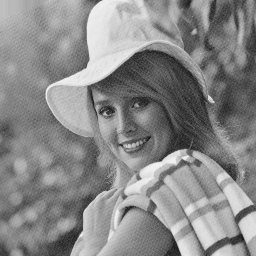
%> input picture archive/myresearch/udb_matlab_code/test_images/g256_005/elaine.pgm, 256 x 256 px
$ octave modelD_mulitple_img.m   (GNU Octave 9; MATLAB toolbox functions it lacks are replaced by stand-ins)
%> lines starting %> are read from the running program, lines starting %| are printed output that depends on the picture
%% Experiment1
% In this experiment we evaluate the performance of SARA for spread
% spectrum acquisition. We use a 256x256 version of Lena as a test image.
% Number of measurements is M = 0.2N and input SNR is set to 30 dB. These
% parameters can be changed by modifying the variables p (for the
% undersampling ratio) and input_snr (for the input SNR).


%% Clear workspace

clc
close all
clear all
clear;


%% Define paths

addpath misc/
addpath prox_operators/
addpath test_images/


%% Read image

imagename1 = 'elaine.pgm';
imagename2 = 'astro1.pgm';
imagename3 = 'nat3.pgm';
imagename4 = 'indor1.pgm';

% Load image
im1 = im2double(imread(imagename1));
%> im1: size 256x256 double; min 0.0627, max 0.949, mean 0.535
im2 = im2double(imread(imagename2));
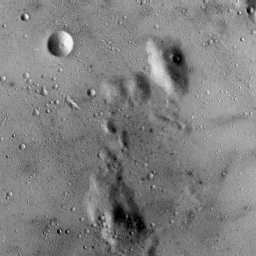
%> input picture archive/myresearch/udb_matlab_code/test_images/g256_001/astro1.pgm, 256 x 256 px
%> im2: size 256x256 double; min 0, max 0.976, mean 0.501
im3 = im2double(imread(imagename3));
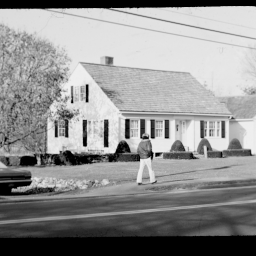
%> input picture archive/myresearch/udb_matlab_code/test_images/g256_003/nat3.pgm, 256 x 256 px
%> im3: size 256x256 double; min 0, max 0.941, mean 0.565
im4 = im2double(imread(imagename4));
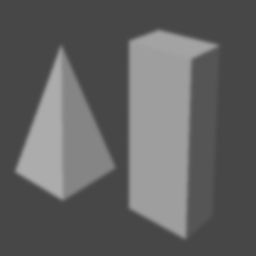
%> input picture archive/myresearch/udb_matlab_code/test_images/g256_002/indor1.pgm, 256 x 256 px
%> im4: size 256x256 double; min 0.275, max 0.675, mean 0.382

% Normalise
im1 = im1/max(max(im1));
im2 = im2/max(max(im2));
im3 = im3/max(max(im3));
im4 = im4/max(max(im4));
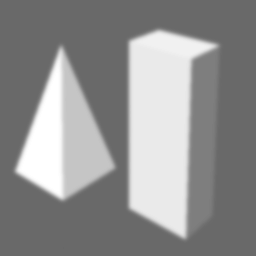
%> im4: size 256x256 double; min 0.407, max 1, mean 0.566

% Enforce positivity
im1(im1<0) = 0;
im2(im2<0) = 0;
im3(im3<0) = 0;
im4(im4<0) = 0;
im=[im1,im2;im3,im4];
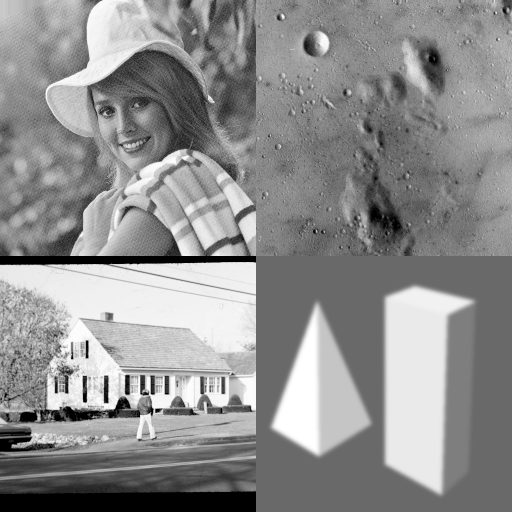
%> im: size 512x512 double; min 0, max 1, mean 0.561

img=zeros(256,256,4);

img(:,:,1)=im1;
img(:,:,2)=im2;
img(:,:,3)=im3;
img(:,:,4)=im4;
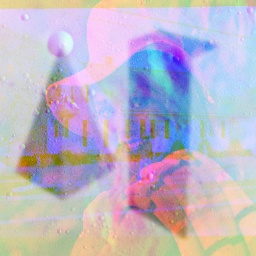
%> img: size 256x256x4 double; mean R, G, B, A 0.564, 0.513, 0.6, 0.566; transparent parts drawn white

%% Parameters

input_snr = 30; % Noise level (on the measurements)

%% Sparsity operators

%Wavelet decomposition depth
nlevel=4;
for i=1:4
dwtmode('per');
[C(i,:),S(:,:,i)]=wavedec2(img(:,:,i),nlevel,'db8');
ncoef(i)=length(C(i,:));
[C1(i,:),S1(:,:,i)]=wavedec2(img(:,:,i),nlevel,'db1');
ncoef1(i)=length(C1(i,:));
[C2(i,:),S2(:,:,i)]=wavedec2(img(:,:,i),nlevel,'db2');
ncoef2(i)=length(C2(i,:));
[C3(i,:),S3(:,:,i)]=wavedec2(img(:,:,i),nlevel,'db3');
ncoef3(i)=length(C3(i,:));
[C4(i,:),S4(:,:,i)]=wavedec2(img(:,:,i),nlevel,'db4');
ncoef4(i)=length(C4(i,:));
[C5(i,:),S5(:,:,i)]=wavedec2(img(:,:,i),nlevel,'db5');
ncoef5(i)=length(C5(i,:));
[C6(i,:),S6(:,:,i)]=wavedec2(img(:,:,i),nlevel,'db6');
ncoef6(i)=length(C6(i,:));
[C7(i,:),S7(:,:,i)]=wavedec2(img(:,:,i),nlevel,'db7');
ncoef7(i)=length(C7(i,:));
end
%> after the loop, ncoef = [65536 65536 65536 65536]; ncoef1 = [65536 65536 65536 65536]; ncoef2 = [65536 65536 65536 65536]; ncoef3 = [65536 65536 65536 65536]; ncoef4 = [65536 65536 65536 65536]; ncoef5 = [65536 65536 65536 65536]; ncoef6 = [65536 65536 65536 65536]; ncoef7 = [65536 65536 65536 65536]
%SARA

Psit = @(x) [wavedec2(x,nlevel,'db1')'; wavedec2(x,nlevel,'db2')';wavedec2(x,nlevel,'db3')';...
    wavedec2(x,nlevel,'db4')'; wavedec2(x,nlevel,'db5')'; wavedec2(x,nlevel,'db6')';...
    wavedec2(x,nlevel,'db7')';wavedec2(x,nlevel,'db8')']/sqrt(8);

Psi = @(x,i) (waverec2(x(1:ncoef1(i)),S1(:,:,i),'db1')+waverec2(x(ncoef1(i)+1:ncoef1(i)+ncoef2(i)),S2(:,:,i),'db2')+...
    waverec2(x(ncoef1(i)+ncoef2(i)+1:ncoef1(i)+ncoef2(i)+ncoef3(i)),S3(:,:,i),'db3')+...
    waverec2(x(ncoef1(i)+ncoef2(i)+ncoef3(i)+1:ncoef1(i)+ncoef2(i)+ncoef3(i)+ncoef4(i)),S4(:,:,i),'db4')+...
    waverec2(x(ncoef1(i)+ncoef2(i)+ncoef3(i)+ncoef4(i)+1:ncoef1(i)+ncoef2(i)+ncoef3(i)+ncoef4(i)+ncoef5(i)),S5(:,:,i),'db5')+...
    waverec2(x(ncoef1(i)+ncoef2(i)+ncoef3(i)+ncoef4(i)+ncoef5(i)+1:ncoef1(i)+ncoef2(i)+ncoef3(i)+ncoef4(i)+ncoef5(i)+ncoef6(i)),S6(:,:,i),'db6')+...
    waverec2(x(ncoef1(i)+ncoef2(i)+ncoef3(i)+ncoef4(i)+ncoef5(i)+ncoef6(i)+1:ncoef1(i)+ncoef2(i)+ncoef3(i)+ncoef4(i)+ncoef5(i)+ncoef6(i)+ncoef7(i)),S7(:,:,i),'db7')+...
    waverec2(x(ncoef1(i)+ncoef2(i)+ncoef3(i)+ncoef4(i)+ncoef5(i)+ncoef6(i)+ncoef7(i)+1:ncoef1(i)+ncoef2(i)+ncoef3(i)+ncoef4(i)+ncoef5(i)+ncoef6(i)+ncoef7(i)+ncoef(i)),S(:,:,i),'db8'))/sqrt(8);

Psix = @(x) [Psi(x(1:numel(x)/4),1),Psi(x(numel(x)/4+1:2*numel(x)/4),2);Psi(x(2*numel(x)/4+1:3*numel(x)/4),3),Psi(x(3*numel(x)/4+1:numel(x)),4)];
Psitx = @(x) [Psit(x(1:256,1:256));Psit(x(1:256,257:512));Psit(x(257:512,1:256));Psit(x(257:512,257:512))];

%% Spread spectrum operator

ss=rand(size(im));
D=(2*(ss<0.5)-1);


B=sparse(1:512^2/4,1:512^2/4,1);
Bm=repmat(B,4);
Ma=sparse(1:512^2/4,1:512^2/4,ones(512^2/4,1),512^2/4,512^2);

A = @(x) Ma*Bm*reshape(D.*x,numel(x),1);
At = @(x) D.*reshape(Bm*(Ma'*x(:))*0.25,size(im));


% Sampling
y = A(im);
figure, imagesc(reshape(y,256,256),[0 1]); axis image; axis off; colormap gray;
title(['compressed image'])
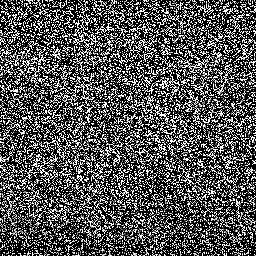
%> displayed picture: size 256x256x3, on the screen's scale of 0 to 255; min 0, max 255, mean 86.5

%Add Gaussian i.i.d. noise
sigma_noise = 10^(-input_snr/20)*std(im(:));
%> sigma_noise = 0.0071
y = y + (randn(size(y)) + 1i*randn(size(y)))*sigma_noise/sqrt(2);
comsed=abs(y);

% Tolerance on noise
epsilon = sqrt(numel(y)+2*sqrt(numel(y)))*sigma_noise;
%> epsilon = 1.83
epsilon_up = sqrt(numel(y)+2.1*sqrt(numel(y)))*sigma_noise;
%> epsilon_up = 1.83


% Parameters for BPDN
param.verbose = 1; % Print log or not
param.gamma = 1e-1; % Converge parameter
param.rel_obj = 5e-4; % Stopping criterion for the L1 problem
param.max_iter = 200; % Max. number of iterations for the L1 problem
param.nu_B2 = 1; % Bound on the norm of the operator A
param.tol_B2 = 1-(epsilon/epsilon_up); % Tolerance for the projection onto the L2-ball
%> param.tol_B2 = 0.000194
param.tight_B2 = 0; % Indicate if A is a tight frame (1) or not (0)
param.pos_B2 = 1; %Positivity constraint: (1) active, (0) not active
param.max_iter_B2=300;
param.tight_L1 = 1; % Indicate if Psit is a tight frame (1) or not (0)
param.nu_L1 = 1;
param.max_iter_L1 = 20;
param.rel_obj_L1 = 1e-2;


% Solve

%> (the run ends here)
